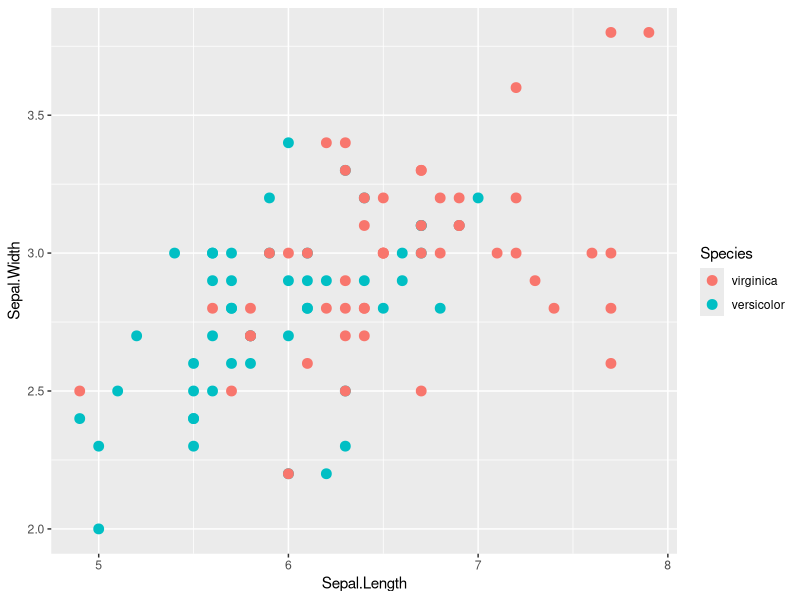
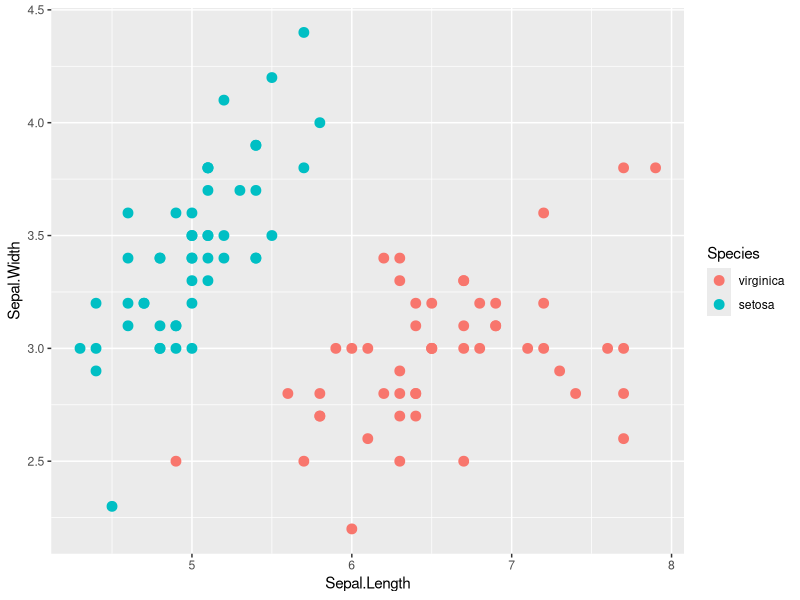
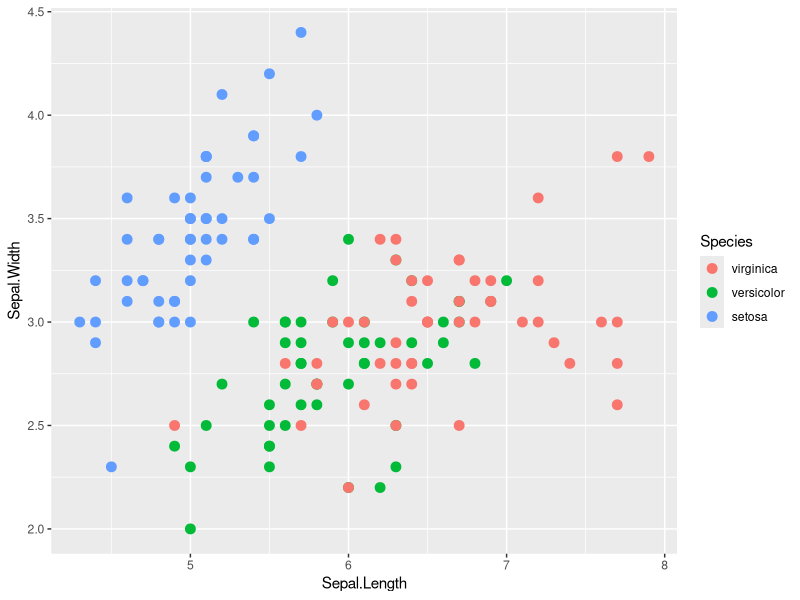
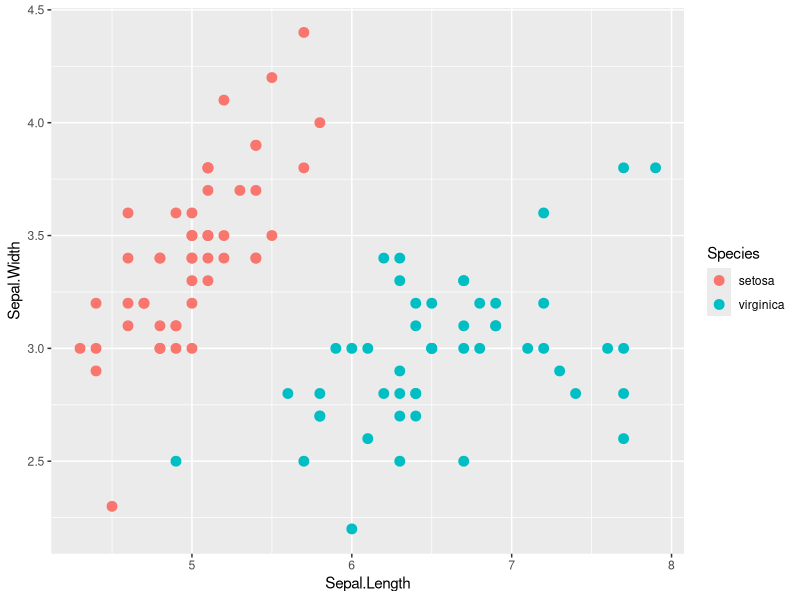

Write the R code that produced these figures, in order.
## ---- chunk 1
library(ggplot2)
# 前処理を行ったdata.frameを受け取って、散布図を描く関数
plot_points <- function(tbl) {
  tbl |>
  ggplot(aes(Sepal.Length, Sepal.Width)) +
  geom_point(aes(color = Species), size = 3)
}

iris |>
  tibble::as_tibble() |>
  dplyr::select(Species, Sepal.Length, Sepal.Width) |> #<1>
  dplyr::filter(Species %in% c("versicolor", "virginica")) |>
  dplyr::mutate(Species = forcats::fct_rev(Species)) |>
  plot_points()
## ---- chunk 2
#| echo: false
iris |>
  tibble::as_tibble() |>
  dplyr::select(Species, Sepal.Length, Sepal.Width) |>
  dplyr::filter(Species %in% c("setosa", "virginica")) |>
  dplyr::mutate(Species = forcats::fct_rev(Species)) |>
  plot_points()
## ---- chunk 3
#| echo: false
iris |>
  tibble::as_tibble() |>
  dplyr::select(Species, Sepal.Length, Sepal.Width) |>
  dplyr::mutate(Species = forcats::fct_rev(Species)) |>
  plot_points()
## ---- chunk 4
#| echo: false
iris |>
  tibble::as_tibble() |>
  dplyr::select(Species, Sepal.Length, Sepal.Width) |>
  dplyr::filter(Species %in% c("setosa", "virginica")) |>
  plot_points()
## ---- chunk 5
sessionInfo()
